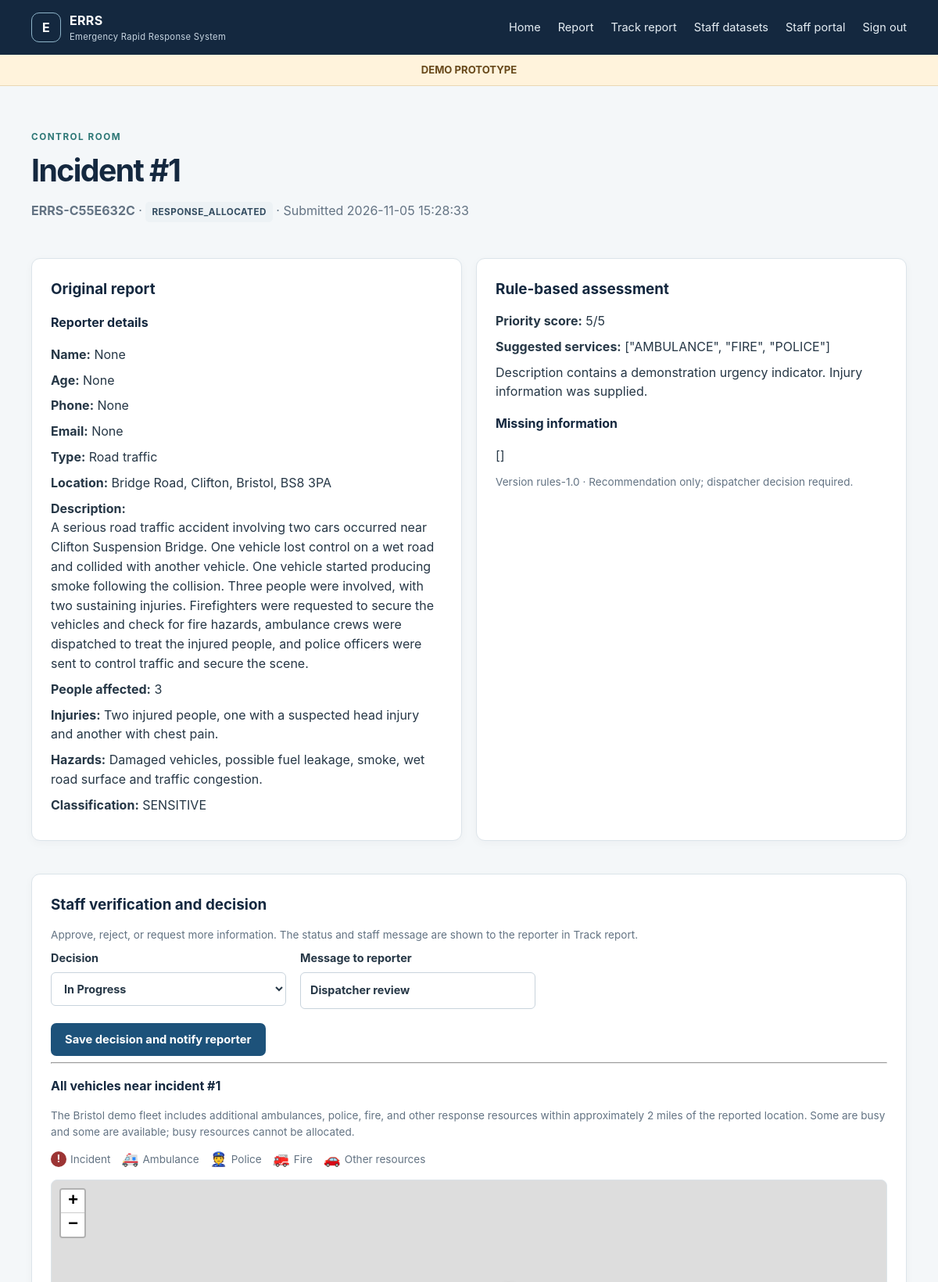
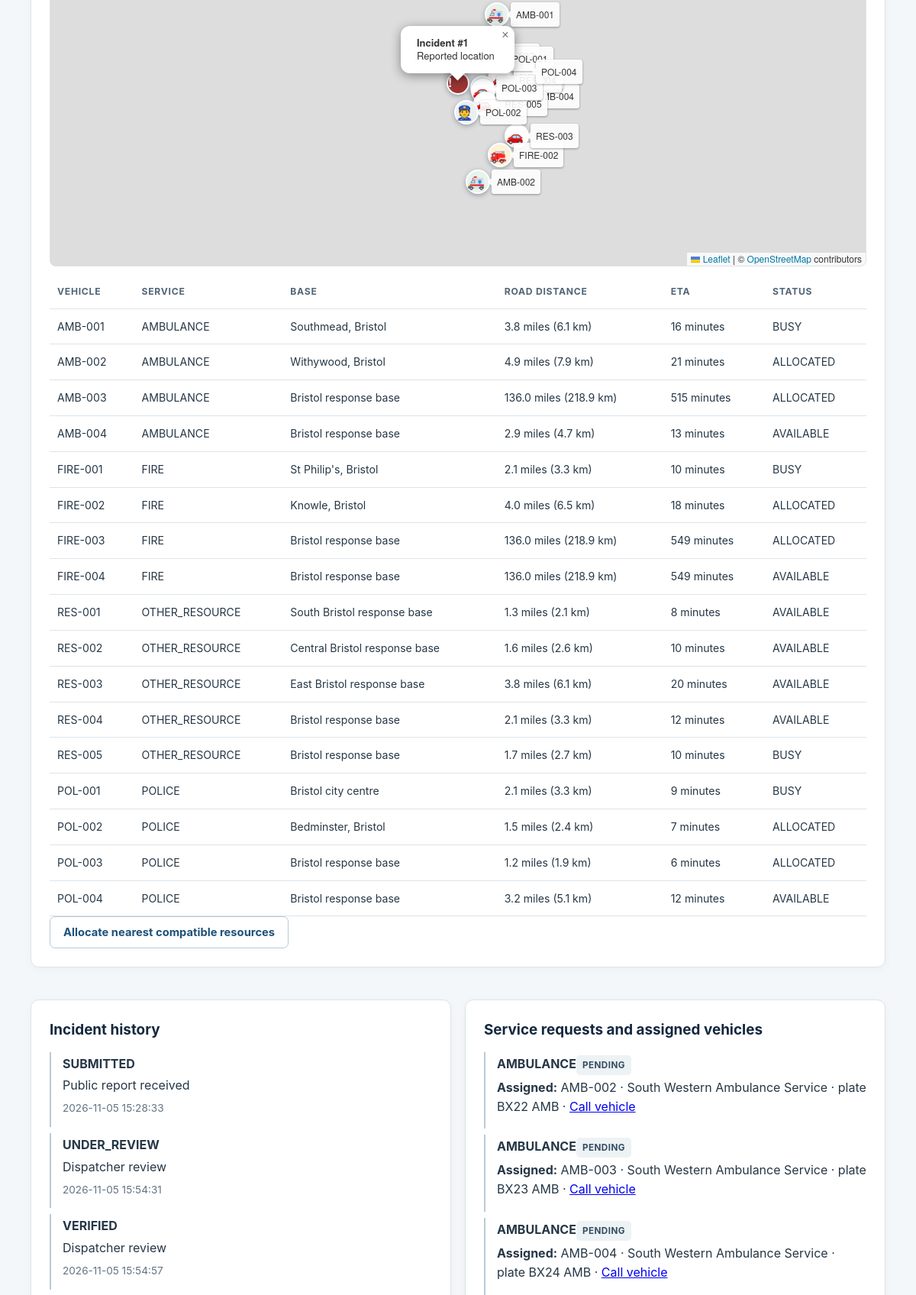
The page /incidents/1 (signed in, upper part) on the database its author committed (2 pictures, top to bottom).
### tables this page shows
CREATE TABLE incidents (
 id INTEGER PRIMARY KEY AUTOINCREMENT, reference TEXT UNIQUE NOT NULL,
 reporter_token_hash TEXT NOT NULL, incident_type TEXT NOT NULL, description TEXT NOT NULL,
 location TEXT NOT NULL, latitude REAL, longitude REAL, people_affected INTEGER,
 injury_information TEXT, hazard_information TEXT, classification TEXT NOT NULL,
 status TEXT NOT NULL, region_id INTEGER NOT NULL, created_at TEXT NOT NULL DEFAULT CURRENT_TIMESTAMP,
 updated_at TEXT NOT NULL DEFAULT CURRENT_TIMESTAMP, reporter_name TEXT, reporter_phone TEXT, reporter_email TEXT, reporter_age INTEGER,
 FOREIGN KEY(region_id) REFERENCES regions(id)
);

CREATE TABLE assessments (
 id INTEGER PRIMARY KEY AUTOINCREMENT, incident_id INTEGER NOT NULL,
 suggested_category TEXT NOT NULL, priority_score INTEGER NOT NULL,
 suggested_services TEXT NOT NULL, missing_information TEXT NOT NULL,
 explanation TEXT NOT NULL, version TEXT NOT NULL, created_at TEXT NOT NULL DEFAULT CURRENT_TIMESTAMP,
 FOREIGN KEY(incident_id) REFERENCES incidents(id)
);

CREATE TABLE resources (
 id INTEGER PRIMARY KEY AUTOINCREMENT, code TEXT UNIQUE NOT NULL, service_type TEXT NOT NULL,
 region_id INTEGER NOT NULL, capability TEXT NOT NULL, availability TEXT NOT NULL DEFAULT 'AVAILABLE', latitude REAL, longitude REAL, capacity INTEGER NOT NULL DEFAULT 1, demo_distance_miles REAL, base_location TEXT, contact_phone TEXT, number_plate TEXT, authority_name TEXT,
 FOREIGN KEY(region_id) REFERENCES regions(id)
);

CREATE TABLE incident_history (
 id INTEGER PRIMARY KEY AUTOINCREMENT, incident_id INTEGER NOT NULL,
 previous_status TEXT, new_status TEXT NOT NULL, actor_id INTEGER, reason TEXT,
 created_at TEXT NOT NULL DEFAULT CURRENT_TIMESTAMP,
 FOREIGN KEY(incident_id) REFERENCES incidents(id)
);

CREATE TABLE service_requests (
 id INTEGER PRIMARY KEY AUTOINCREMENT, incident_id INTEGER NOT NULL,
 service_type TEXT NOT NULL, request_status TEXT NOT NULL DEFAULT 'PENDING',
 requested_by INTEGER NOT NULL, response_reason TEXT,
 created_at TEXT NOT NULL DEFAULT CURRENT_TIMESTAMP, updated_at TEXT NOT NULL DEFAULT CURRENT_TIMESTAMP,
 FOREIGN KEY(incident_id) REFERENCES incidents(id)
);

### app/routes.py (the view)
    @app.get("/incidents/<int:incident_id>")
    @login_required
    def incident_detail(incident_id):
        user = permitted("incident:read")
        db = get_db()
        incident = db.execute("SELECT * FROM incidents WHERE id=?",(incident_id,)).fetchone()
        if not incident: abort(404)
        if user["role"]=="REGIONAL_COMMANDER" and incident["region_id"]!=user["region_id"]: abort(403)
        media = db.execute("SELECT * FROM incident_media WHERE incident_id=? ORDER BY id", (incident_id,)).fetchall()
        assessment = db.execute("SELECT * FROM assessments WHERE incident_id=? ORDER BY id DESC LIMIT 1",(incident_id,)).fetchone()
        suggested_services = json.loads(assessment["suggested_services"]) if assessment else []
        vehicles = db.execute("SELECT * FROM resources ORDER BY service_type, code").fetchall()
        vehicle_map = []
        for vehicle in vehicles:
            item = dict(vehicle)
            if incident["latitude"] is not None and vehicle["latitude"] is not None:
                item["distance_km"] = round(distance_km(incident["latitude"], incident["longitude"],
                                                         vehicle["latitude"], vehicle["longitude"]) * 1.25, 1)
                item["distance_miles"] = round(item["distance_km"] / 1.60934, 1)
            else:
                item["distance_miles"] = None
                item["distance_km"] = None
            item["arrival_minutes"] = estimated_road_eta(item["distance_km"], vehicle["service_type"]) if item["distance_km"] is not None else None
            if incident["latitude"] is not None and vehicle["latitude"] is not None:
                item["map_latitude"] = vehicle["latitude"]
                item["map_longitude"] = vehicle["longitude"]
            vehicle_map.append(item)
        history = db.execute("SELECT * FROM incident_history WHERE incident_id=? ORDER BY id",(incident_id,)).fetchall()
        requests_list = db.execute("""SELECT sr.*,r.code AS allocated_vehicle,r.contact_phone AS allocated_phone,
            r.number_plate AS allocated_plate,r.authority_name AS allocated_authority
                                      FROM service_requests sr
                                      LEFT JOIN allocations a ON a.service_request_id=sr.id
                                      LEFT JOIN resources r ON r.id=a.resource_id
                                      WHERE sr.incident_id=?""",(incident_id,)).fetchall()
        return render_template("incident_detail.html", incident=incident, media=media, assessment=assessment,
                               suggested_services=suggested_services, vehicles=vehicle_map, history=history,
                               requests=requests_list, transitions=sorted(VALID_STATUSES.get(incident["status"],set())))

### app/templates/incident_detail.html (shortened to what this page needs)
{% extends "base.html" %}{% block title %}Incident {{ incident['reference'] }}{% endblock %}{% block content %}
<div class="page-heading"><div class="eyebrow">CONTROL ROOM</div><h1>Incident #{{ incident['id'] }}</h1><p><strong>{{ incident['reference'] }}</strong> · <span class="status">{{ incident['status'] }}</span> · Submitted {{ incident['created_at'] }}</p></div>
<div class="grid two"><section class="panel"><h2>Original report</h2><h3>Reporter details</h3><p><strong>Name:</strong> {{ incident['reporter_name'] }}</p><p><strong>Age:</strong> {{ incident['reporter_age'] }}</p><p><strong>Phone:</strong> {{ incident['reporter_phone'] }}</p><p><strong>Email:</strong> {{ incident['reporter_email'] }}</p><p><strong>Type:</strong> {{ incident['incident_type'] }}</p><p><strong>Location:</strong> {{ incident['location'] }}</p><p><strong>Description:</strong><br>{{ incident['description'] }}</p><p><strong>People affected:</strong> {{ incident['people_affected'] if incident['people_affected'] is not none else 'Not supplied' }}</p><p><strong>Injuries:</strong> {{ incident['injury_information'] or 'Not supplied' }}</p><p><strong>Hazards:</strong> {{ incident['hazard_information'] or 'Not supplied' }}</p><p><strong>Classification:</strong> {{ incident['classification'] }}</p></section>
<section class="panel"><h2>Rule-based assessment</h2>{% if assessment %}<p><strong>Priority score:</strong> {{ assessment['priority_score'] }}/5</p><p><strong>Suggested services:</strong> {{ assessment['suggested_services'] }}</p><p>{{ assessment['explanation'] }}</p><h3>Missing information</h3><p>{{ assessment['missing_information'] }}</p><small>Version {{ assessment['version'] }} · Recommendation only; dispatcher decision required.</small>{% else %}<p>Assessment unavailable. Manual review remains possible.</p>{% endif %}</section></div>
<section class="panel"><h2>Staff verification and decision</h2><p class="field-help">Approve, reject, or request more information. The status and staff message are shown to the reporter in Track report.</p><form method="post" action="{{ url_for('update_status',incident_id=incident['id']) }}" class="form-grid narrow"><label>Decision<select name="status" required>{% for s in transitions %}<option value="{{ s }}">{% if s == 'VERIFIED' %}Approve report{% elif s == 'REJECTED' %}Reject report{% elif s == 'NEEDS_INFORMATION' %}Request additional information{% elif s == 'UNDER_REVIEW' %}Mark under review{% else %}{{ s.replace('_',' ')|title }}{% endif %}</option>{% endfor %}</select></label><label>Message to reporter<input name="reason" required maxlength="500" value="Dispatcher review"></label><div class="full"><button class="button primary">Save decision and notify reporter</button></div></form>
<hr><h3>All vehicles near incident #{{ incident['id'] }}</h3><p class="field-help">The Bristol demo fleet includes additional ambulances, police, fire, and other response resources within approximately 2 miles of the reported location. Some are busy and some are available; busy resources cannot be allocated.</p><div class="map-legend"><span><b class="legend-incident">!</b> Incident</span><span><b>🚑</b> Ambulance</span><span><b>👮</b> Police</span><span><b>🚒</b> Fire</span><span><b>🚗</b> Other resources</span></div>{% if incident['latitude'] is not none %}<link rel="stylesheet" href="https://unpkg.com/leaflet@1.9.4/dist/leaflet.css"><div id="dispatch-map" class="dispatch-map" aria-label="OpenStreetMap showing incident number and all nearby service vehicles"></div><script src="https://unpkg.com/leaflet@1.9.4/dist/leaflet.js"></script>{% else %}<div class="alert warning">OpenStreetMap requires a captured live incident location.</div>{% endif %}<div class="table-wrap"><table><thead><tr><th>Vehicle</th><th>Service</th><th>Base</th><th>Road distance</th><th>ETA</th><th>Status</th></tr></thead><tbody>{% for vehicle in vehicles %}<tr><td>{{ vehicle['code'] }}</td><td>{{ vehicle['service_type'] }}</td><td>{{ vehicle['base_location'] or 'Bristol response base' }}</td><td>{{ vehicle['distance_miles'] ~ ' miles (' ~ vehicle['distance_km'] ~ ' km)' if vehicle['distance_miles'] is not none else 'Unavailable' }}</td><td>{{ vehicle['arrival_minutes'] ~ ' minutes' if vehicle['arrival_minutes'] is not none else 'Unavailable' }}</td><td>{{ vehicle['availability'] }}</td></tr>{% endfor %}</tbody></table></div>{% if incident['status'] in ['SERVICE_REQUESTED','RESPONSE_ALLOCATED'] %}<form method="post" action="{{ url_for('allocate',incident_id=incident['id']) }}"><button class="button secondary">Allocate nearest compatible resources</button></form>{% endif %}</section>
<div class="grid two"><section class="panel"><h2>Incident history</h2>{% for h in history %}<div class="timeline-item"><strong>{{ h['new_status'] }}</strong><p>{{ h['reason'] }}</p><small>{{ h['created_at'] }}</small></div>{% else %}<p>No history.</p>{% endfor %}</section><section class="panel"><h2>Service requests and assigned vehicles</h2>{% for r in requests %}<div class="timeline-item"><strong>{{ r['service_type'] }}</strong><span class="status">{{ r['request_status'] }}</span>{% if r['allocated_vehicle'] %}<p><strong>Assigned:</strong> {{ r['allocated_vehicle'] }} · {{ r['allocated_authority'] }} · plate {{ r['allocated_plate'] }} · <a href="tel:{{ r['allocated_phone'] }}">Call vehicle</a></p>{% else %}<p>No vehicle assigned yet.</p>{% endif %}<p>{{ r['response_reason'] or '' }}</p></div>{% else %}<p>No service requests yet.</p>{% endfor %}</section></div>
{% endblock %}

### app/templates/base.html (shortened to what this page needs)
<!doctype html>
<html lang="en">
<head>
  <link rel="stylesheet" href="{{ url_for('static', filename='style.css') }}">
</head>
<body>
<header class="site-header">
  <a class="brand" href="{{ url_for('home') }}"><span class="brand-mark">E</span><span>ERRS <small>Emergency Rapid Response System</small></span></a>
  <nav aria-label="Main navigation">
    <a href="{{ url_for('home') }}">Home</a><a href="{{ url_for('report') }}">Report</a><a href="{{ url_for('track') }}">Track report</a>
     {% if current_user %}<a href="{{ url_for('datasets') }}">Staff datasets</a><a href="{{ url_for('dashboard') }}">Staff portal</a><a href="{{ url_for('logout') }}">Sign out</a>{% else %}<a href="{{ url_for('login') }}">Staff login</a>{% endif %}
  </nav>
</header>
<div class="prototype-banner"><strong>DEMO PROTOTYPE</strong></div>
<main class="container">
  {% block content %}{% endblock %}
</main>
</body></html>

### rows shown on the page
incidents: id "1", reference "ERRS-C55E632C", status "RESPONSE_ALLOCATED", created_at "2026-11-05 15:28:33", incident_type "Road traffic", location "Bridge Road, Clifton, Bristol, BS8 3PA", description "A serious road traffic accident involving two cars occurred near Clifton Suspension Bridge. One vehicle lost control on a wet road and collided with another vehicle. One vehicle started producing smoke following the collision. Three people were involved, with two sustaining injuries. Firefighters were requested to secure the vehicles and check for fire hazards, ambulance crews were dispatched to treat the injured people, and police officers were sent to control traffic and secure the scene.", people_affected "3", injury_information "Two injured people, one with a suspected head injury and another with chest pain.", hazard_information "Damaged vehicles, possible fuel leakage, smoke, wet road surface and traffic congestion.", classification "SENSITIVE"
assessments: priority_score "5", suggested_services "[\"AMBULANCE\", \"FIRE\", \"POLICE\"]", explanation "Description contains a demonstration urgency indicator. Injury information was supplied.", missing_information "[]", version "rules-1.0"
resources: code "AMB-001", service_type "AMBULANCE", base_location "Southmead, Bristol", vehicle "3.8 miles (6.1 km)", vehicle "16 minutes", availability "BUSY"
resources: code "AMB-002", service_type "AMBULANCE", base_location "Withywood, Bristol", vehicle "4.9 miles (7.9 km)", vehicle "21 minutes", availability "ALLOCATED"
resources: code "AMB-003", service_type "AMBULANCE", vehicle "Bristol response base", vehicle "136.0 miles (218.9 km)", vehicle "515 minutes", availability "ALLOCATED"
resources: code "AMB-004", service_type "AMBULANCE", vehicle "Bristol response base", vehicle "2.9 miles (4.7 km)", vehicle "13 minutes", availability "AVAILABLE"
resources: code "FIRE-001", service_type "FIRE", base_location "St Philip's, Bristol", vehicle "2.1 miles (3.3 km)", vehicle "10 minutes", availability "BUSY"
resources: code "FIRE-002", service_type "FIRE", base_location "Knowle, Bristol", vehicle "4.0 miles (6.5 km)", vehicle "18 minutes", availability "ALLOCATED"
resources: code "FIRE-003", service_type "FIRE", vehicle "Bristol response base", vehicle "136.0 miles (218.9 km)", vehicle "549 minutes", availability "ALLOCATED"
resources: code "FIRE-004", service_type "FIRE", vehicle "Bristol response base", vehicle "136.0 miles (218.9 km)", vehicle "549 minutes", availability "AVAILABLE"
resources: code "RES-001", service_type "OTHER_RESOURCE", base_location "South Bristol response base", vehicle "1.3 miles (2.1 km)", vehicle "8 minutes", availability "AVAILABLE"
resources: code "RES-002", service_type "OTHER_RESOURCE", base_location "Central Bristol response base", vehicle "1.6 miles (2.6 km)", vehicle "10 minutes", availability "AVAILABLE"
resources: code "RES-003", service_type "OTHER_RESOURCE", base_location "East Bristol response base", vehicle "3.8 miles (6.1 km)", vehicle "20 minutes", availability "AVAILABLE"
resources: code "RES-004", service_type "OTHER_RESOURCE", vehicle "Bristol response base", vehicle "2.1 miles (3.3 km)", vehicle "12 minutes", availability "AVAILABLE"
resources: code "RES-005", service_type "OTHER_RESOURCE", vehicle "Bristol response base", vehicle "1.7 miles (2.7 km)", vehicle "10 minutes", availability "BUSY"
resources: code "POL-001", service_type "POLICE", base_location "Bristol city centre", vehicle "2.1 miles (3.3 km)", vehicle "9 minutes", availability "BUSY"
resources: code "POL-002", service_type "POLICE", base_location "Bedminster, Bristol", vehicle "1.5 miles (2.4 km)", vehicle "7 minutes", availability "ALLOCATED"
resources: code "POL-003", service_type "POLICE", vehicle "Bristol response base", vehicle "1.2 miles (1.9 km)", vehicle "6 minutes", availability "ALLOCATED"
resources: code "POL-004", service_type "POLICE", vehicle "Bristol response base", vehicle "3.2 miles (5.1 km)", vehicle "12 minutes", availability "AVAILABLE"
incident_history: new_status "SUBMITTED", reason "Public report received", created_at "2026-11-05 15:28:33"
incident_history: new_status "UNDER_REVIEW", reason "Dispatcher review", created_at "2026-11-05 15:54:31"
incident_history: new_status "VERIFIED", reason "Dispatcher review", created_at "2026-11-05 15:54:57"
service_requests: service_type "AMBULANCE", request_status "PENDING", allocated_vehicle "AMB-002", allocated_authority "South Western Ambulance Service", allocated_plate "BX22 AMB", allocated_vehicle "AMB-003", allocated_plate "BX23 AMB", allocated_vehicle "AMB-004", allocated_plate "BX24 AMB"

### other values the page prints
{{ incident['reporter_name'] }} "None"
{{ incident['reporter_age'] }} "None"
{{ incident['reporter_phone'] }} "None"
{{ incident['reporter_email'] }} "None"
form field status "In Progress"
